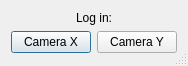
<?xml version="1.0" encoding="UTF-8"?>
<ui version="4.0">
 <class>Dialog</class>
 <widget class="QDialog" name="Dialog">
  <property name="geometry">
   <rect>
    <x>0</x>
    <y>0</y>
    <width>176</width>
    <height>66</height>
   </rect>
  </property>
  <property name="sizePolicy">
   <sizepolicy hsizetype="Fixed" vsizetype="Fixed">
    <horstretch>0</horstretch>
    <verstretch>0</verstretch>
   </sizepolicy>
  </property>
  <property name="maximumSize">
   <size>
    <width>176</width>
    <height>66</height>
   </size>
  </property>
  <property name="windowTitle">
   <string>Dialog</string>
  </property>
  <property name="sizeGripEnabled">
   <bool>true</bool>
  </property>
  <layout class="QVBoxLayout" name="verticalLayout">
   <item>
    <widget class="QLabel" name="label">
     <property name="sizePolicy">
      <sizepolicy hsizetype="Minimum" vsizetype="Maximum">
       <horstretch>0</horstretch>
       <verstretch>0</verstretch>
      </sizepolicy>
     </property>
     <property name="text">
      <string>Log in:</string>
     </property>
     <property name="alignment">
      <set>Qt::AlignCenter</set>
     </property>
    </widget>
   </item>
   <item>
    <layout class="QHBoxLayout" name="horizontalLayout">
     <item>
      <widget class="QPushButton" name="Xbutton">
       <property name="text">
        <string>Camera X</string>
       </property>
      </widget>
     </item>
     <item>
      <widget class="QPushButton" name="Ybutton">
       <property name="text">
        <string>Camera Y</string>
       </property>
      </widget>
     </item>
    </layout>
   </item>
  </layout>
 </widget>
 <resources/>
 <connections/>
</ui>
